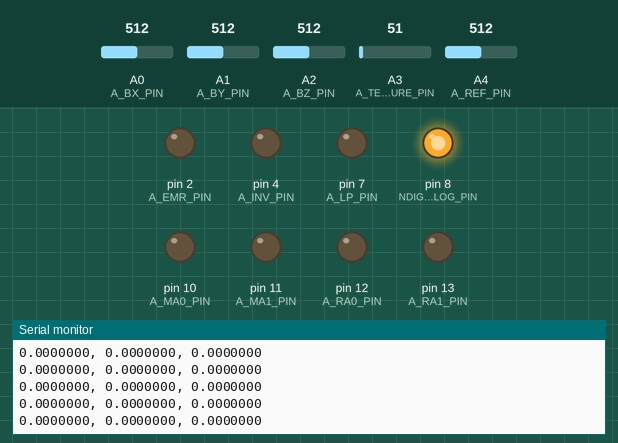
The sketch below on a simulated Arduino Uno, built with avr-gcc and run on an emulated ATmega328P. On the bench: output pins drawn as LEDs (lit = HIGH), the last lines printed to the serial monitor. The inputs (shaded band) are chosen by the test bench; at power-on: A4 (A_REF_PIN) = 512, A0 (A_BX_PIN) = 512, A1 (A_BY_PIN) = 512, A2 (A_BZ_PIN) = 512, A3 (A_TEMPERATURE_PIN) = 51.

Above: at 1.2 s.
1.3 s: A4 (A_REF_PIN) set to 535
At 1.33 s:
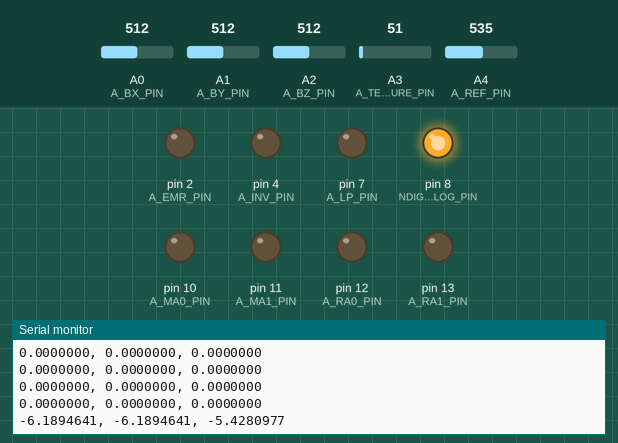
2.8 s: A4 (A_REF_PIN) set to 558
At 2.85 s:
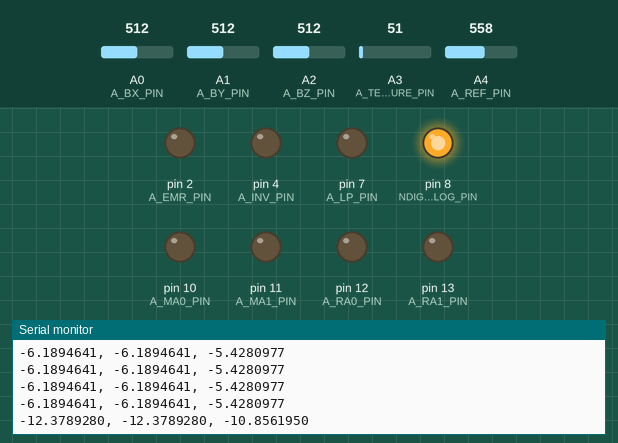
Timing chart, 0 to 5.8 s (numbered marks = the images above; inputs shaded):
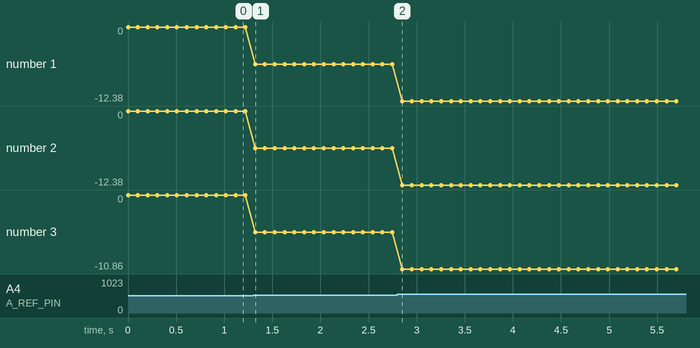

Measured:
- after the input at 1.3 s, the serial monitor: prints a new line at once (image 1)
- after the input at 2.8 s, the serial monitor: prints a new line after 0.05 s (image 2)
- plotted number 1: 0 → -6.19 after the input at 1.3 s, -6.19 → -12.38 after the input at 2.8 s
- plotted number 2: 0 → -6.19 after the input at 1.3 s, -6.19 → -12.38 after the input at 2.8 s
- plotted number 3: 0 → -5.43 after the input at 1.3 s, -5.43 → -10.86 after the input at 2.8 s

The sketch:

mv2AnalogBOnly.ino
```cpp
/*   MV2_analog.ino
 *
 *   example code how to set and read analog data from
 *
 *   METROLAB MV2 3 axis Hall sensor:
 *
 *   code for standalone operation
 *   with an Arduino MEGA or UNO (generic design)
 *
 *   I did a coarse calibration versus another Hall probe and the values seem to be correct within 5% or better.
 *   Becasue I had to magnetic shield of suitable size I could not check the offsets.
 *   There is a systemtatic difference of 0.5 relative to the calibration data in Table 6 (5V),
 *   addionally the temperature is also somewhat odd, couldn't calibrate this much.
 *
 *   Therefore, this code is just an example how to get started (reading all three field components with 10bit resolution
 *   and manually adjustable range). Extended range and other temp. compensations were not tried, but I'm sure you will
 *   figure out if needed.
 *
 *   PS: These is also a code for digital operation
 *
 *   (c) P. Blümler, Physics Uni Mainz, Germany 2022
 *       bluemler@uni-mainz.de
 */

 #include <SPI.h>

#define NDIGITAL_ANALOG_PIN     8
#define VDD_PIN                 A5
#define A_BX_PIN                A0
#define A_BY_PIN                A1
#define A_BZ_PIN                A2
#define A_TEMPERATURE_PIN       A3
#define A_REF_PIN               A4
#define A_EMR_PIN               2
#define A_INV_PIN               4
#define A_LP_PIN                7

#define A_MA0_PIN               10  //pins on Arduino UNO
#define A_MA1_PIN               11
#define A_RA0_PIN               12
#define A_RA1_PIN               13
/*
 *  #define A_MA0_PIN               53  //pins on Arduino MEGA
    #define A_MA1_PIN               51
    #define A_RA0_PIN               50
    #define A_RA1_PIN               52
 */

 char strX[20]; //at least as long as # of char +1
char strY[20]; //are these too long/short. Idk but seems to work/not matter
char strZ[20];
char strVarX[20]; //at least as long as # of char +1
char strVarY[20]; //are these too long/short. Idk but seems to work/not matter
char strVarZ[20];
char buffer[50];

float Vref,Bx, By,Bz,Temp,RangeXY,RangeZ;
int ARi,Bxi,Byi,Bzi,Ti;
uint8_t range;

void setup() {
    //Configure common pins
    pinMode(NDIGITAL_ANALOG_PIN, OUTPUT);
    pinMode(VDD_PIN, INPUT);
    pinMode(A_BX_PIN, INPUT);
    pinMode(A_BY_PIN, INPUT);
    pinMode(A_BZ_PIN, INPUT);
    pinMode(A_TEMPERATURE_PIN, INPUT);
    pinMode(A_REF_PIN, INPUT);
    pinMode(A_INV_PIN, OUTPUT);
    //Configure option pins
    pinMode(A_MA0_PIN, OUTPUT);
    pinMode(A_MA1_PIN, OUTPUT);
    pinMode(A_RA0_PIN, OUTPUT);
    pinMode(A_RA1_PIN, OUTPUT);
    pinMode(A_LP_PIN, OUTPUT);
    pinMode(A_EMR_PIN, OUTPUT);

    digitalWrite(NDIGITAL_ANALOG_PIN, HIGH); //enable Analog mode
    // Initialize all other controls to LOW (logic 0)
    digitalWrite(A_INV_PIN, LOW);
    digitalWrite(A_MA0_PIN, LOW);
    digitalWrite(A_MA1_PIN, LOW);
    digitalWrite(A_RA0_PIN, LOW);
    digitalWrite(A_RA1_PIN, LOW);
    digitalWrite(A_LP_PIN, LOW);
    digitalWrite(A_EMR_PIN, LOW);
    Serial.begin(9600);
}

void AnalogSetOptions(uint8_t Options)  //Set options bits : RA0, RA1, MA0, MA1, LP, INV, EMR
{   digitalWrite(A_RA0_PIN, bitRead(Options, 0));
    digitalWrite(A_RA1_PIN, bitRead(Options, 1));
    digitalWrite(A_MA0_PIN, bitRead(Options, 2));
    digitalWrite(A_MA1_PIN, bitRead(Options, 3));
    digitalWrite(A_LP_PIN,  bitRead(Options, 4));
    digitalWrite(A_INV_PIN, bitRead(Options, 5));
    digitalWrite(A_EMR_PIN, bitRead(Options, 6));
}


void loop() {
  // SELECT RANGE MANUALLY
  range=0;    // 0 = +/- 100 mT, 1 = +/- 300 mT, 2 = +/- 1 T, 3 = +/- 3 T

  //Serial.print(" >>> Analog Mode:   range: ");
  switch (range){
    case 0:
      RangeXY=18.18;  //range from table 6 (5V)
      RangeZ=20.73;
      //Serial.println("+/- 100 mT");
      break;
    case 1:
      RangeXY=6,27;  //range from table   6 (5V)
      RangeZ=7.04;
      break;
    case 2:
      RangeXY=1.89;  //range from table  6 (5V)
      RangeZ=2.13;
      break;
    default:
      RangeXY=0.62;  //range from table  6 (5V)
      RangeZ=0.72;
      break;
    }
    // here only the first 2 bits (RA0 and RA1) are set
    AnalogSetOptions(range); // Set OPTIONS bits (RA0, RA1, MA0, MA1, LP, INV, EMR)
    ARi=analogRead(A_REF_PIN);
    Bxi=analogRead(A_BX_PIN);
    Byi=analogRead(A_BY_PIN);
    Bzi=analogRead(A_BZ_PIN);
    Ti=analogRead(A_TEMPERATURE_PIN);
    // conversion to voltages(without extended measuring range)
    Vref=float(ARi)/511*5000; // reference voltage [mV]
    Bx=float(Bxi-ARi)/511*5000;  // 10 bit Arduino ADC * 5000 mV
    By=float(Byi-ARi)/511*5000;
    Bz=float(Bzi-ARi)/511*5000;
    Temp=float(Ti)/511*5000;
    dtostrf(Bx/RangeXY/2, -5, 7, strX);
    dtostrf(By/RangeXY/2, -5, 7, strY);
    dtostrf(Bz/RangeZ/2, -5, 7, strZ);

    sprintf(buffer, "%s, %s, %s", strX, strY, strZ);
    Serial.println(buffer);

    delay(100);
}
```
